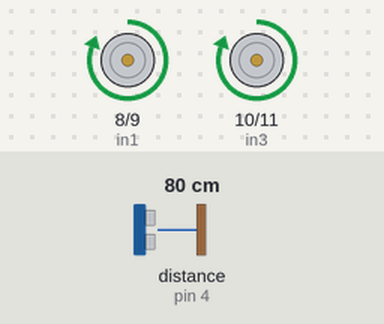
Simulated run of this sketch. Board: Arduino Uno, built with avr-gcc and run on an emulated ATmega328P. Shown: motor-driver pin pairs drawn as motors (green arrow = first pin HIGH = forward, orange = second pin HIGH = backward, longer = more drive). Wiring (inferred from the names in the program): ultrasonic range finder: trigger pin 2; echo pin 4. Inputs (shaded band) come from the test bench; at power-on: distance to the obstacle (sensor on pin 4) 80 cm. The echo pulse lasts 58.3 µs per cm.

Above: at 1.2 s.
1.3 s: distance to the obstacle (sensor on pin 4) set to 23 cm
2.8 s: distance to the obstacle (sensor on pin 4) set to 18 cm
At 3.9 s:
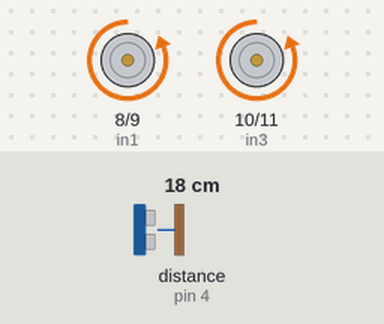
4.4 s: distance to the obstacle (sensor on pin 4) set to 35 cm
At 5.2 s:
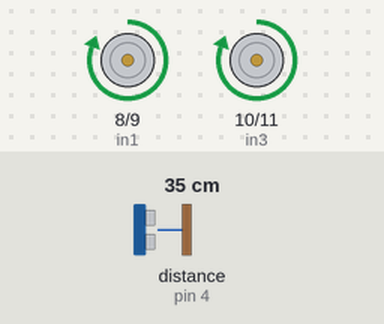
5.9 s: distance to the obstacle (sensor on pin 4) set to 2 cm
At 7.0 s:
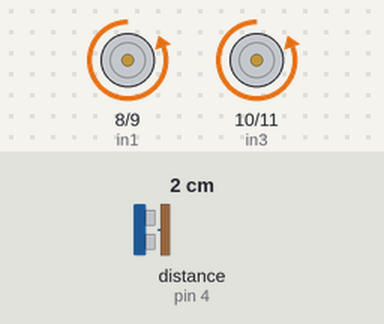
Timing chart, 0 to 8.5 s (numbered marks = the images above; inputs shaded):
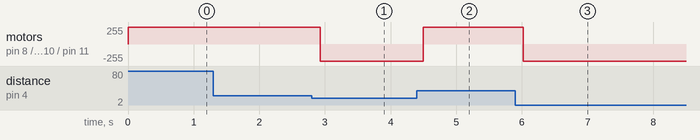

The sketch:

TEST.ino
```cpp
#define trig 2
#define echo 4
int in1=8;
int in2=9;
int in3=10;
int in4=11;

long t , cm;

void setup() {
  pinMode(trig,OUTPUT);
  pinMode(echo,INPUT);
  pinMode(in1,OUTPUT);
  pinMode(in2,OUTPUT);
  pinMode(in3,OUTPUT);
  pinMode(in4,OUTPUT);

}

void loop() {
  digitalWrite(trig,LOW);
  delayMicroseconds(2);
  digitalWrite(trig,HIGH);
  delayMicroseconds(10);
  digitalWrite(trig,LOW);
  t =pulseIn(echo,HIGH);
  cm = t/29/2;
  if(cm>20){
    digitalWrite(in1,HIGH);
    digitalWrite(in2,LOW);
    digitalWrite(in3,HIGH);
    digitalWrite(in4,LOW);
  }
  else if (cm<=20){
    delay(100);
    digitalWrite(in1,LOW);
    digitalWrite(in2,HIGH);
    digitalWrite(in3,LOW);
    digitalWrite(in4,HIGH);

  }
  delay(50);
}
```

Measured:
- the behaviour switches between 21 and 20 cm on distance to the obstacle (sensor on pin 4) (found by bisection; images 0 and 1)
- after the input at 1.3 s, every drawn part: stays the same
- after the input at 2.8 s, motor on pin 8 (in1) / pin 9 (in2), motor on pin 10 (in3) / pin 11 (in4): forward 255/255 → backward 255/255 after 0.13 s
- after the input at 4.4 s, motor on pin 8 (in1) / pin 9 (in2), motor on pin 10 (in3) / pin 11 (in4): backward 255/255 → forward 255/255 after 0.10 s
- after the input at 5.9 s, motor on pin 8 (in1) / pin 9 (in2), motor on pin 10 (in3) / pin 11 (in4): forward 255/255 → backward 255/255 after 0.12 s
